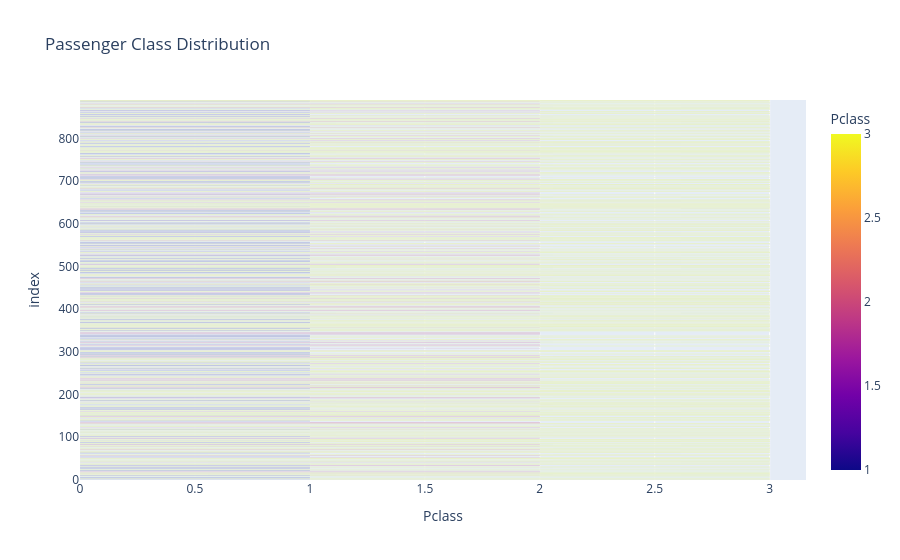

Write notebook code for a chart like this one.
### Code cell
fig = px.bar(
    df,
    x="Pclass",
    title="Passenger Class Distribution",
    color="Pclass"
)

fig.show()

### Figure 1 — Plotly figure (JSON) as saved in the notebook; plotly's stock layout.template omitted (floating-point values rounded to 4 significant figures; data arrays with more than 128 entries replaced by an {"elided": "..."} marker saying what was removed)
{"data": [{"hovertemplate": "Pclass=%{marker.color}<br>index=%{y}<extra></extra>", "legendgroup": "", "marker": {"color": {"elided": "891 int values"}, "coloraxis": "coloraxis", "pattern": {"shape": ""}}, "name": "", "orientation": "h", "showlegend": false, "textposition": "auto", "type": "bar", "x": {"elided": "891 int values"}, "xaxis": "x", "y": {"elided": "891 int values"}, "yaxis": "y"}], "layout": {"barmode": "relative", "coloraxis": {"colorbar": {"title": {"text": "Pclass"}}, "colorscale": [[0, "#0d0887"], [0.1111, "#46039f"], [0.2222, "#7201a8"], [0.3333, "#9c179e"], [0.4444, "#bd3786"], [0.5556, "#d8576b"], [0.6667, "#ed7953"], [0.7778, "#fb9f3a"], [0.8889, "#fdca26"], [1, "#f0f921"]]}, "legend": {"tracegroupgap": 0}, "title": {"text": "Passenger Class Distribution"}, "xaxis": {"anchor": "y", "domain": [0, 1], "title": {"text": "Pclass"}}, "yaxis": {"anchor": "x", "domain": [0, 1], "title": {"text": "index"}}}}
